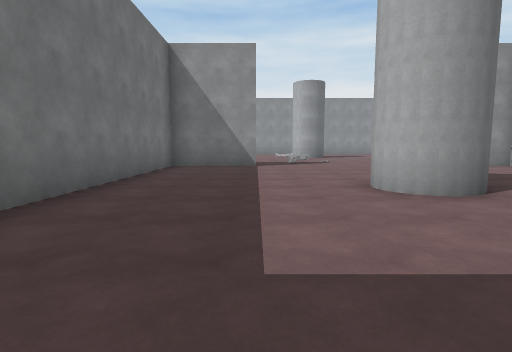
View 1 (above)

21 first-person views from a walk through a 3-D level made in the Unity game engine. The camera is 1.3 m above the floor, tilts 6° down and sees 80° across. The floor is counted in squares, 2 m on a side. Each view is taken from the middle of a square. On the plan, view 1 faces up. The plan holds only what a view shows up to about 10 squares ahead; the rest is blank. The place goes on beyond the plan. The player is left out. Surface patterns are stand-ins for the level's own textures.

View 2
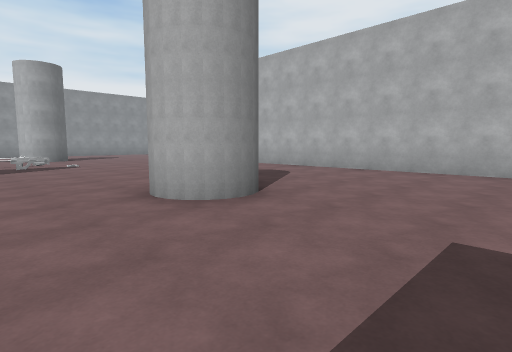

View 3
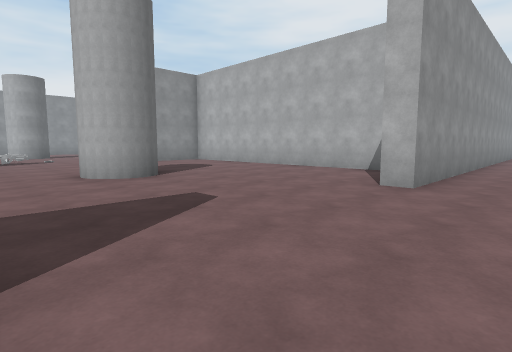

View 4
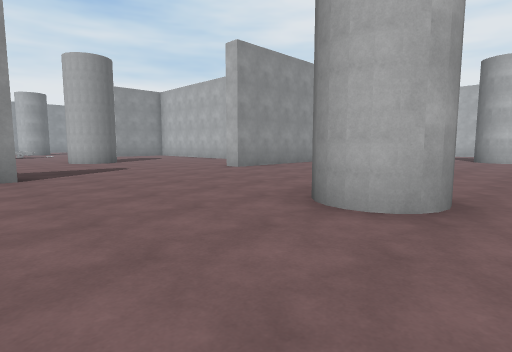

View 5
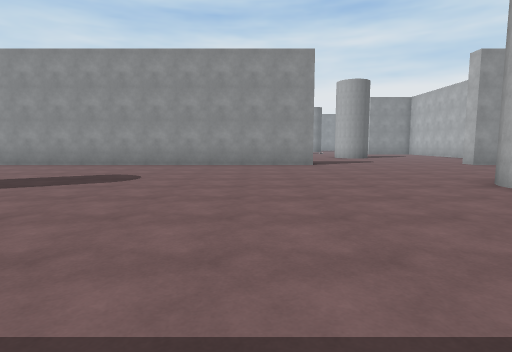

View 6
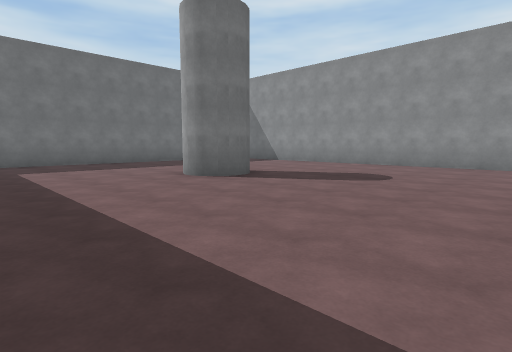

View 7
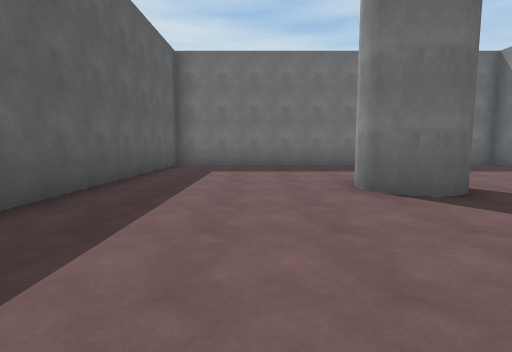

View 8
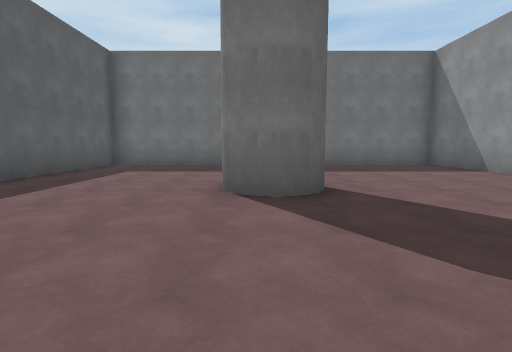

View 9
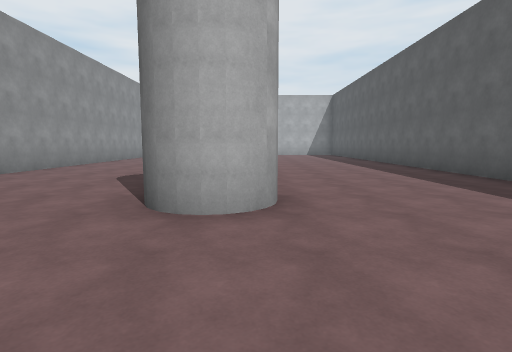

View 10
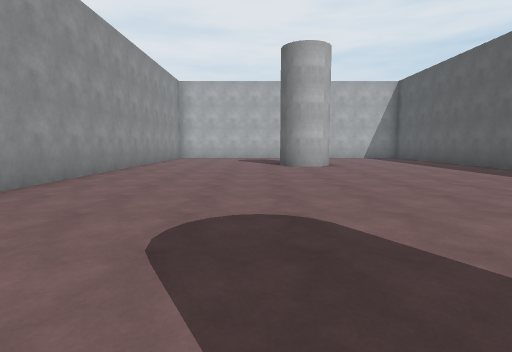

View 11
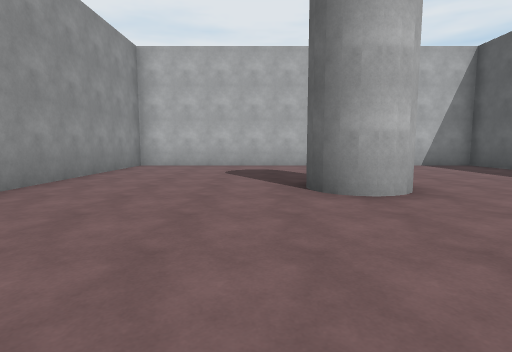

View 12
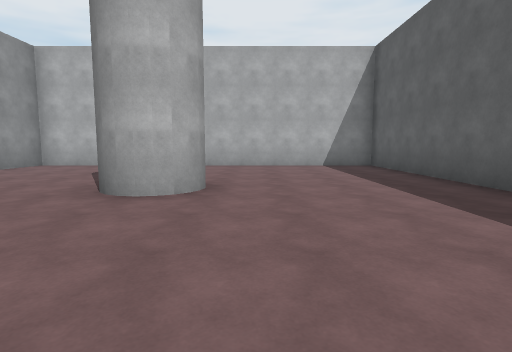

View 13
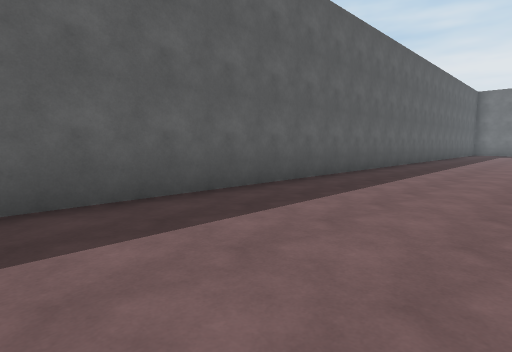

View 14
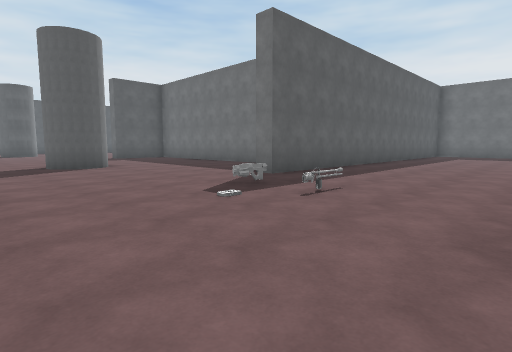

View 15
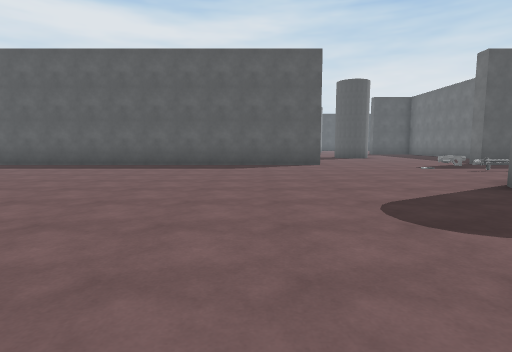

View 16
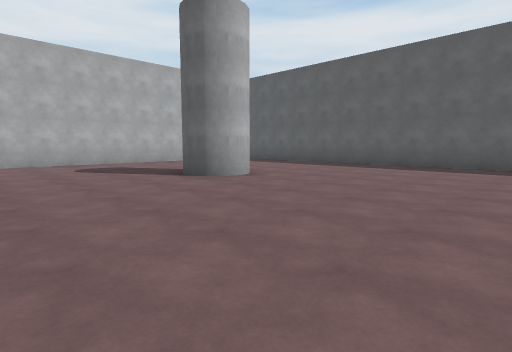

View 17
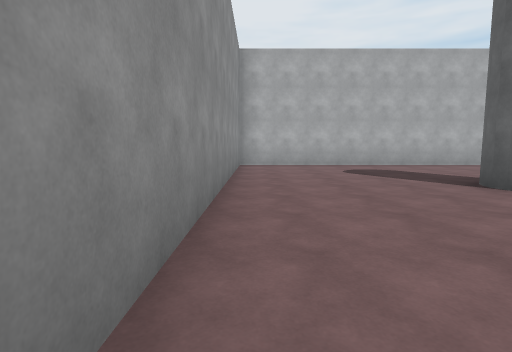

View 18
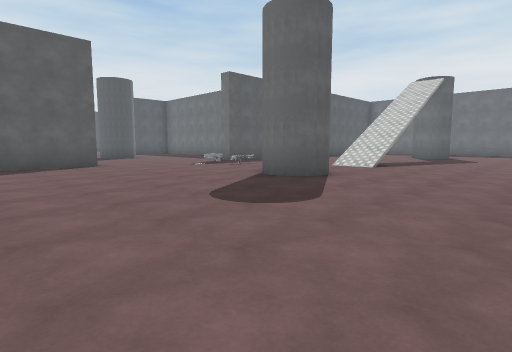

View 19
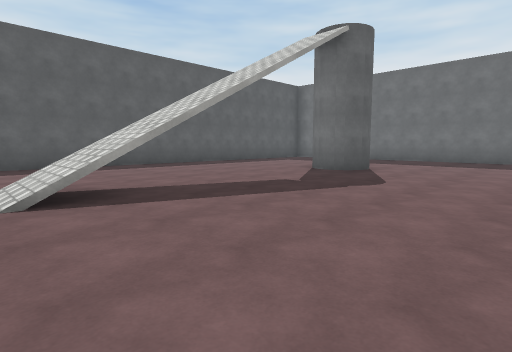

View 20
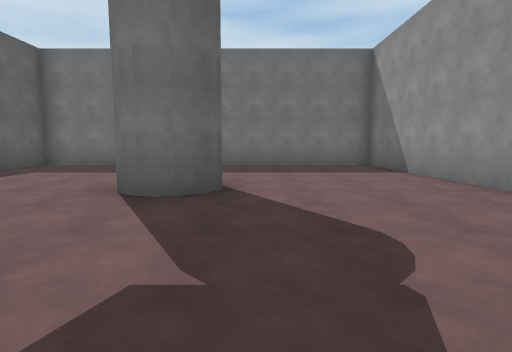

View 21
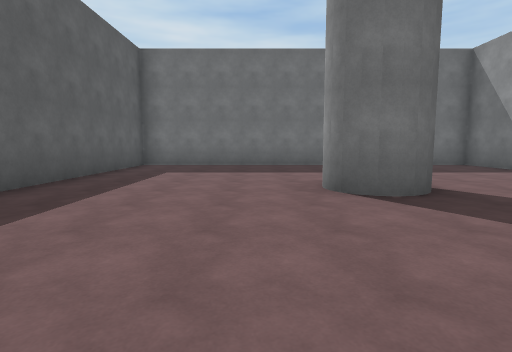

### Floor plan
Key: @ floor where view 1 was taken; # wall or solid block; . floor; / step, stairs or slope; v drop or lower ground; G gun; O other object.
Columns run from 13 left of view 1 to 18 right of it. Each row starts with its distance up from view 1.
 20 #######               ##########
 19 #.............  ...............#
 18 #..............................#
 17 #..............................#
 16 #..............................#
 15 #....##...///..##........##....#
 14 #..........v/.............  ...#
 13 #..........................  ..#
 12 #.............O.............  .#
 11 #...........................
 10 #.............G.............
  9 #############.....###########
  8           #..........#
  7           #..........#
  6           #..........#
  5           #....##....#
  4           #....##....#
  3           #..........#
  2            ..........#
  1             .........#
  0 #############@....##############
 -1 #..............................#
 -2 #..............................#
 -3 #..............................#
 -4 #..............................#
 -5 #....#.........# ........##....#
 -6 #....##........##........##....#
 -7 #..............................#
 -8 #..............................#
 -9 #..............................#
-10 #..............................#
-11 ########  ######################

Positions as (right, up) in squares from view 1, and headings:
1: (0, 0), facing up
2: (0, 1), facing up-right
3: (0, -2), facing up-right
4: (-1, -7), facing up-right
5: (-2, -10), facing up
6: (-2, -10), facing up-left
7: (-3, -8), facing left
8: (-3, -6), facing left
9: (-1, -6), facing right
10: (3, -4), facing right
11: (8, -4), facing right
12: (8, -7), facing right
13: (8, -7), facing down-left
14: (5, 14), facing down-left
15: (7, 19), facing down
16: (7, 19), facing down-right
17: (8, 19), facing right
18: (8, 19), facing down-left
19: (0, 19), facing down-left
20: (-3, 16), facing left
21: (-3, 13), facing left
